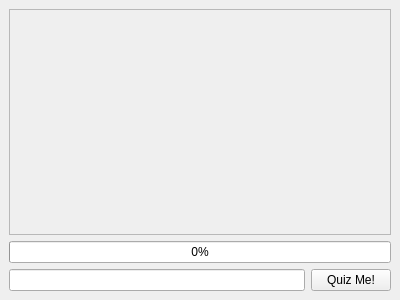
<ui version="4.0" >
 <author></author>
 <comment></comment>
 <exportmacro></exportmacro>
 <class>QuestionWidgetBase</class>
 <widget class="QWidget" name="QuestionWidgetBase" >
  <property name="geometry" >
   <rect>
    <x>0</x>
    <y>0</y>
    <width>400</width>
    <height>300</height>
   </rect>
  </property>
  <property name="windowTitle" >
   <string>Quizz</string>
  </property>
  <layout class="QGridLayout" >
   <property name="margin" >
    <number>9</number>
   </property>
   <property name="spacing" >
    <number>6</number>
   </property>
   <item row="1" column="0" >
    <layout class="QGridLayout" >
     <property name="margin" >
      <number>0</number>
     </property>
     <property name="spacing" >
      <number>6</number>
     </property>
     <item row="0" column="0" colspan="2" >
      <widget class="QProgressBar" name="progressQuestion" >
       <property name="value" >
        <number>0</number>
       </property>
       <property name="orientation" >
        <enum>Qt::Horizontal</enum>
       </property>
       <property name="invertedAppearance" >
        <bool>false</bool>
       </property>
      </widget>
     </item>
     <item row="1" column="1" >
      <widget class="QPushButton" name="pbnQuiz" >
       <property name="text" >
        <string>Quiz Me!</string>
       </property>
      </widget>
     </item>
     <item row="1" column="0" >
      <widget class="QLineEdit" name="leAnswer" />
     </item>
    </layout>
   </item>
   <item row="0" column="0" >
    <widget class="QLabel" name="lblQuestion" >
     <property name="frameShape" >
      <enum>QFrame::StyledPanel</enum>
     </property>
     <property name="frameShadow" >
      <enum>QFrame::Sunken</enum>
     </property>
     <property name="text" >
      <string/>
     </property>
    </widget>
   </item>
  </layout>
 </widget>
 <pixmapfunction></pixmapfunction>
 <resources/>
 <connections>
  <connection>
   <sender>leAnswer</sender>
   <signal>returnPressed()</signal>
   <receiver>pbnQuiz</receiver>
   <slot>click()</slot>
   <hints>
    <hint type="sourcelabel" >
     <x>205</x>
     <y>269</y>
    </hint>
    <hint type="destinationlabel" >
     <x>321</x>
     <y>273</y>
    </hint>
   </hints>
  </connection>
 </connections>
</ui>
